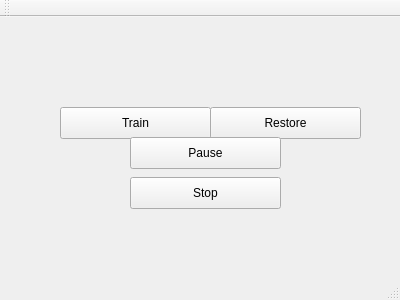
<?xml version="1.0" encoding="UTF-8"?>
<ui version="4.0">
 <class>MainWindow</class>
 <widget class="QMainWindow" name="MainWindow">
  <property name="geometry">
   <rect>
    <x>0</x>
    <y>0</y>
    <width>400</width>
    <height>300</height>
   </rect>
  </property>
  <property name="windowTitle">
   <string>MainWindow</string>
  </property>
  <widget class="QWidget" name="centralWidget">
   <widget class="QPushButton" name="pushButton">
    <property name="geometry">
     <rect>
      <x>60</x>
      <y>90</y>
      <width>151</width>
      <height>32</height>
     </rect>
    </property>
    <property name="text">
     <string>Train</string>
    </property>
   </widget>
   <widget class="QPushButton" name="pushButton_2">
    <property name="geometry">
     <rect>
      <x>130</x>
      <y>160</y>
      <width>151</width>
      <height>32</height>
     </rect>
    </property>
    <property name="text">
     <string>Stop</string>
    </property>
   </widget>
   <widget class="QPushButton" name="pushButton_3">
    <property name="geometry">
     <rect>
      <x>210</x>
      <y>90</y>
      <width>151</width>
      <height>32</height>
     </rect>
    </property>
    <property name="text">
     <string>Restore</string>
    </property>
   </widget>
   <widget class="QPushButton" name="pushButton_4">
    <property name="geometry">
     <rect>
      <x>130</x>
      <y>120</y>
      <width>151</width>
      <height>32</height>
     </rect>
    </property>
    <property name="text">
     <string>Pause</string>
    </property>
   </widget>
  </widget>
  <widget class="QMenuBar" name="menuBar">
   <property name="geometry">
    <rect>
     <x>0</x>
     <y>0</y>
     <width>400</width>
     <height>22</height>
    </rect>
   </property>
  </widget>
  <widget class="QToolBar" name="mainToolBar">
   <attribute name="toolBarArea">
    <enum>TopToolBarArea</enum>
   </attribute>
   <attribute name="toolBarBreak">
    <bool>false</bool>
   </attribute>
  </widget>
  <widget class="QStatusBar" name="statusBar"/>
 </widget>
 <layoutdefault spacing="6" margin="11"/>
 <resources/>
 <connections/>
</ui>
